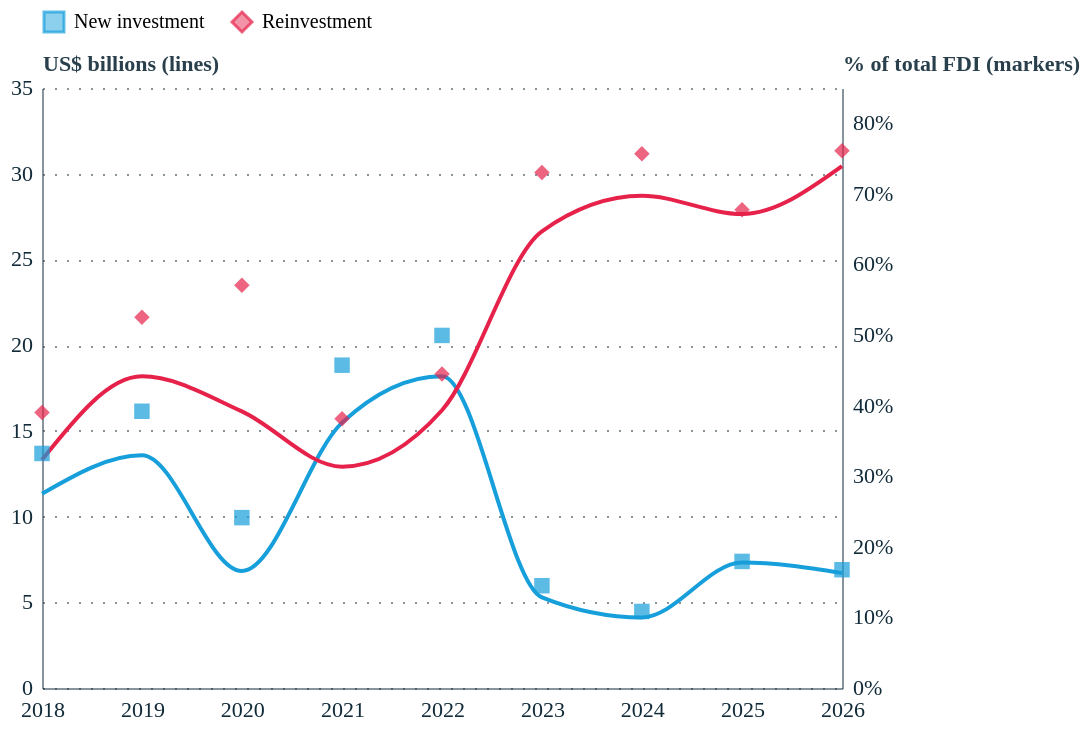

Source (Vega-Lite JSON):
### Vega-Lite specification from a JSON file in a GitHub repository (floating-point values rounded to 4 significant figures)
{"config": {"font": "Circular Std", "mark": {"line": {"interpolate": "linear"}}, "view": {"stroke": "transparent", "width": 400, "height": 300}, "range": {"category": ["#179fdb", "#e6224b", "#f4c245", "#122b39", "#eb5c2e", "#36b7b4"], "diverging": ["#E6224B", "#E54753", "#C9C9C9", "#179FDB", "#122B39"], "heatmap": ["#C9C9C9", "#179FDB", "#0063AF", "#122B39"], "ordinal": ["#00A767", "#36B7B4", "#179FDB", "#0063AF", "#243B5A"]}, "axisX": {"labelColor": "#122b39", "tickColor": "#122b39", "domainColor": "#122b39", "domainOpacity": 0.5, "gridOpacity": 0, "labelAngle": 0, "labelAlign": "center", "labelFontSize": 11, "labelPadding": 5, "tickCount": 10, "tickSize": 0, "title": ""}, "axisY": {"labelColor": "#122b39", "tickColor": "#122b39", "domainColor": "#122b39", "gridColor": "#122b39", "gridDash": [1, 5], "gridOpacity": 0.5, "labelPadding": 5, "labelFontSize": 11, "domainOpacity": 0.5, "tickSize": 0, "title": null, "titleAlign": "left", "titleAngle": 0, "titleBaseline": "bottom", "titleColor": "#122b39", "titleOpacity": 0.9, "titleX": 0, "titleY": -7}}, "layer": [{"data": {"name": "data-1a40f855661502e6cdd011c9e8d46c9e"}, "mark": {"type": "line", "interpolate": "monotone"}, "encoding": {"color": {"field": "Series", "legend": {"offset": 25, "orient": "top", "title": null}, "scale": {"domain": ["New investment", "Reinvestment"], "range": ["#179fdb", "#e6224b"]}, "type": "nominal"}, "tooltip": [{"field": "year", "title": "Year", "type": "ordinal"}, {"field": "Series", "title": "Investment type", "type": "nominal"}, {"field": "Value", "format": ".2f", "title": "US$ billions", "type": "quantitative"}], "x": {"axis": {}, "field": "Date", "type": "temporal"}, "y": {"axis": {"format": ".0f", "title": "US$ billions (lines)"}, "field": "Value", "type": "quantitative"}}}, {"data": {"name": "data-369050564cf2db02346eb1d0ab7475f5"}, "mark": {"type": "point", "filled": true, "size": 60}, "encoding": {"color": {"field": "Series", "legend": null, "scale": {"domain": ["New investment", "Reinvestment"], "range": ["#179fdb", "#e6224b"]}, "type": "nominal"}, "shape": {"field": "Series", "legend": {"orient": "top", "title": null}, "scale": {"domain": ["New investment", "Reinvestment"], "range": ["square", "diamond"]}, "type": "nominal"}, "tooltip": [{"field": "year", "title": "Year", "type": "ordinal"}, {"field": "Series", "title": "Investment type", "type": "nominal"}, {"field": "Value", "format": ".2%", "title": "% of total FDI", "type": "quantitative"}], "x": {"field": "Date", "type": "temporal"}, "y": {"axis": {"format": ".0%", "title": "% of total FDI (markers)"}, "field": "Value", "scale": {"domain": [0, 0.85]}, "type": "quantitative"}}}], "resolve": {"scale": {"y": "independent"}}, "$schema": "https://vega.github.io/schema/vega-lite/v6.4.1.json", "datasets": {"data-1a40f855661502e6cdd011c9e8d46c9e": [{"Date": "2018-01-01T00:00:00", "year": 2018, "Series": "New investment", "Value": 11.33}, {"Date": "2019-01-01T00:00:00", "year": 2019, "Series": "New investment", "Value": 13.57}, {"Date": "2020-01-01T00:00:00", "year": 2020, "Series": "New investment", "Value": 6.826}, {"Date": "2021-01-01T00:00:00", "year": 2021, "Series": "New investment", "Value": 15.48}, {"Date": "2022-01-01T00:00:00", "year": 2022, "Series": "New investment", "Value": 18.19}, {"Date": "2023-01-01T00:00:00", "year": 2023, "Series": "New investment", "Value": 5.286}, {"Date": "2024-01-01T00:00:00", "year": 2024, "Series": "New investment", "Value": 4.114}, {"Date": "2025-01-01T00:00:00", "year": 2025, "Series": "New investment", "Value": 7.319}, {"Date": "2026-01-01T00:00:00", "year": 2026, "Series": "New investment", "Value": 6.7}, {"Date": "2018-01-01T00:00:00", "year": 2018, "Series": "Reinvestment", "Value": 13.31}, {"Date": "2019-01-01T00:00:00", "year": 2019, "Series": "Reinvestment", "Value": 18.18}, {"Date": "2020-01-01T00:00:00", "year": 2020, "Series": "Reinvestment", "Value": 16.14}, {"Date": "2021-01-01T00:00:00", "year": 2021, "Series": "Reinvestment", "Value": 12.91}, {"Date": "2022-01-01T00:00:00", "year": 2022, "Series": "Reinvestment", "Value": 16.2}, {"Date": "2023-01-01T00:00:00", "year": 2023, "Series": "Reinvestment", "Value": 26.64}, {"Date": "2024-01-01T00:00:00", "year": 2024, "Series": "Reinvestment", "Value": 28.71}, {"Date": "2025-01-01T00:00:00", "year": 2025, "Series": "Reinvestment", "Value": 27.65}, {"Date": "2026-01-01T00:00:00", "year": 2026, "Series": "Reinvestment", "Value": 30.44}], "data-369050564cf2db02346eb1d0ab7475f5": [{"Date": "2018-01-01T00:00:00", "year": 2018, "Series": "New investment", "Value": 0.3323}, {"Date": "2019-01-01T00:00:00", "year": 2019, "Series": "New investment", "Value": 0.3921}, {"Date": "2020-01-01T00:00:00", "year": 2020, "Series": "New investment", "Value": 0.2414}, {"Date": "2021-01-01T00:00:00", "year": 2021, "Series": "New investment", "Value": 0.4573}, {"Date": "2022-01-01T00:00:00", "year": 2022, "Series": "New investment", "Value": 0.4995}, {"Date": "2023-01-01T00:00:00", "year": 2023, "Series": "New investment", "Value": 0.1449}, {"Date": "2024-01-01T00:00:00", "year": 2024, "Series": "New investment", "Value": 0.1084}, {"Date": "2025-01-01T00:00:00", "year": 2025, "Series": "New investment", "Value": 0.1793}, {"Date": "2026-01-01T00:00:00", "year": 2026, "Series": "New investment", "Value": 0.1675}, {"Date": "2018-01-01T00:00:00", "year": 2018, "Series": "Reinvestment", "Value": 0.3903}, {"Date": "2019-01-01T00:00:00", "year": 2019, "Series": "Reinvestment", "Value": 0.5251}, {"Date": "2020-01-01T00:00:00", "year": 2020, "Series": "Reinvestment", "Value": 0.5706}, {"Date": "2021-01-01T00:00:00", "year": 2021, "Series": "Reinvestment", "Value": 0.3815}, {"Date": "2022-01-01T00:00:00", "year": 2022, "Series": "Reinvestment", "Value": 0.4449}, {"Date": "2023-01-01T00:00:00", "year": 2023, "Series": "Reinvestment", "Value": 0.7303}, {"Date": "2024-01-01T00:00:00", "year": 2024, "Series": "Reinvestment", "Value": 0.7567}, {"Date": "2025-01-01T00:00:00", "year": 2025, "Series": "Reinvestment", "Value": 0.6775}, {"Date": "2026-01-01T00:00:00", "year": 2026, "Series": "Reinvestment", "Value": 0.7612}]}}
